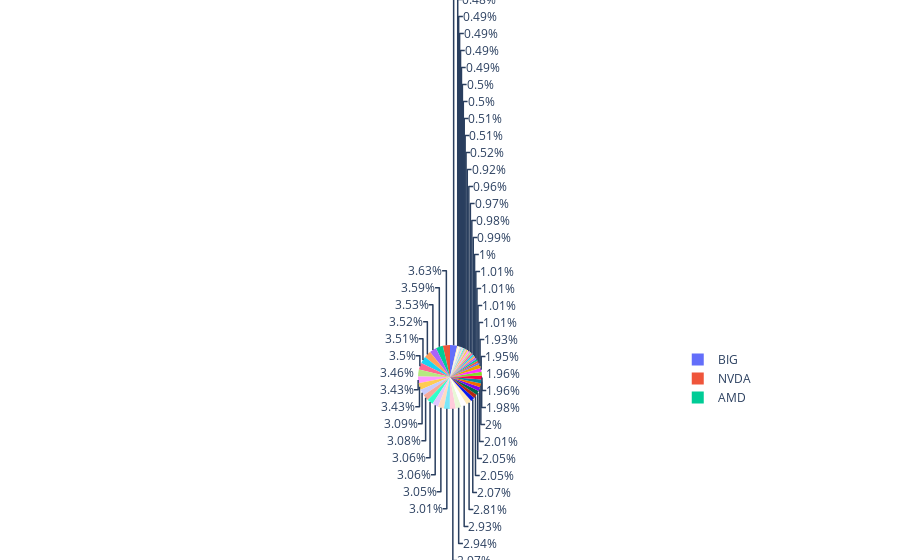

The cell this chart's notebook holds for it:
### Markdown cell above
# Conclusion

So there you have it! Super easy, super fast way to get the IBD50 list without having to pay for a full subscription if you ever so desire! Thanks for reading!

### Code cell
import plotly.express as px

fig = px.pie(df, values="Weights", names="Ticker")
fig.show()

### Figure 1 — Plotly figure (JSON) as saved in the notebook; plotly's stock layout.template omitted (floating-point values rounded to 4 significant figures)
{"data": [{"domain": {"x": [0, 1], "y": [0, 1]}, "hovertemplate": "Ticker=%{label}<br>Weights=%{value}<extra></extra>", "labels": ["BIG", "NVDA", "AMD", "DHI", "VEEV", "PFSI", "ADBE", "LOW", "WST", "PLMR", "ENTG", "STMP", "AMZN", "PYPL", "CDNS", "NFLX", "DG", "TSCO", "EBS", "FIZZ", "SNPS", "WDAY", "MRVL", "IPHI", "PKI", "KL", "VRTX", "TMO", "BABA", "XP", "MSFT", "TER", "VIRT", "NDAQ", "ASML", "ATVI", "BERY", "AKAM", "FUTU", "APPS", "IIPR", "INTU", "SCPL", "IR", "PANW", "BMY", "FTNT", "ALXN", "PETS", "HZNP"], "legendgroup": "", "name": "", "showlegend": true, "type": "pie", "values": ["3.64", "3.63", "3.59", "3.53", "3.52", "3.51", "3.50", "3.46", "3.43", "3.43", "3.09", "3.08", "3.06", "3.06", "3.05", "3.01", "2.97", "2.94", "2.93", "2.81", "2.07", "2.05", "2.05", "2.01", "2.00", "1.98", "1.96", "1.96", "1.95", "1.93", "1.01", "1.01", "1.01", "1.01", "1.00", "0.99", "0.98", "0.97", "0.96", "0.92", "0.52", "0.51", "0.51", "0.50", "0.50", "0.49", "0.49", "0.49", "0.49", "0.48"]}], "layout": {"legend": {"tracegroupgap": 0}, "margin": {"t": 60}}}
